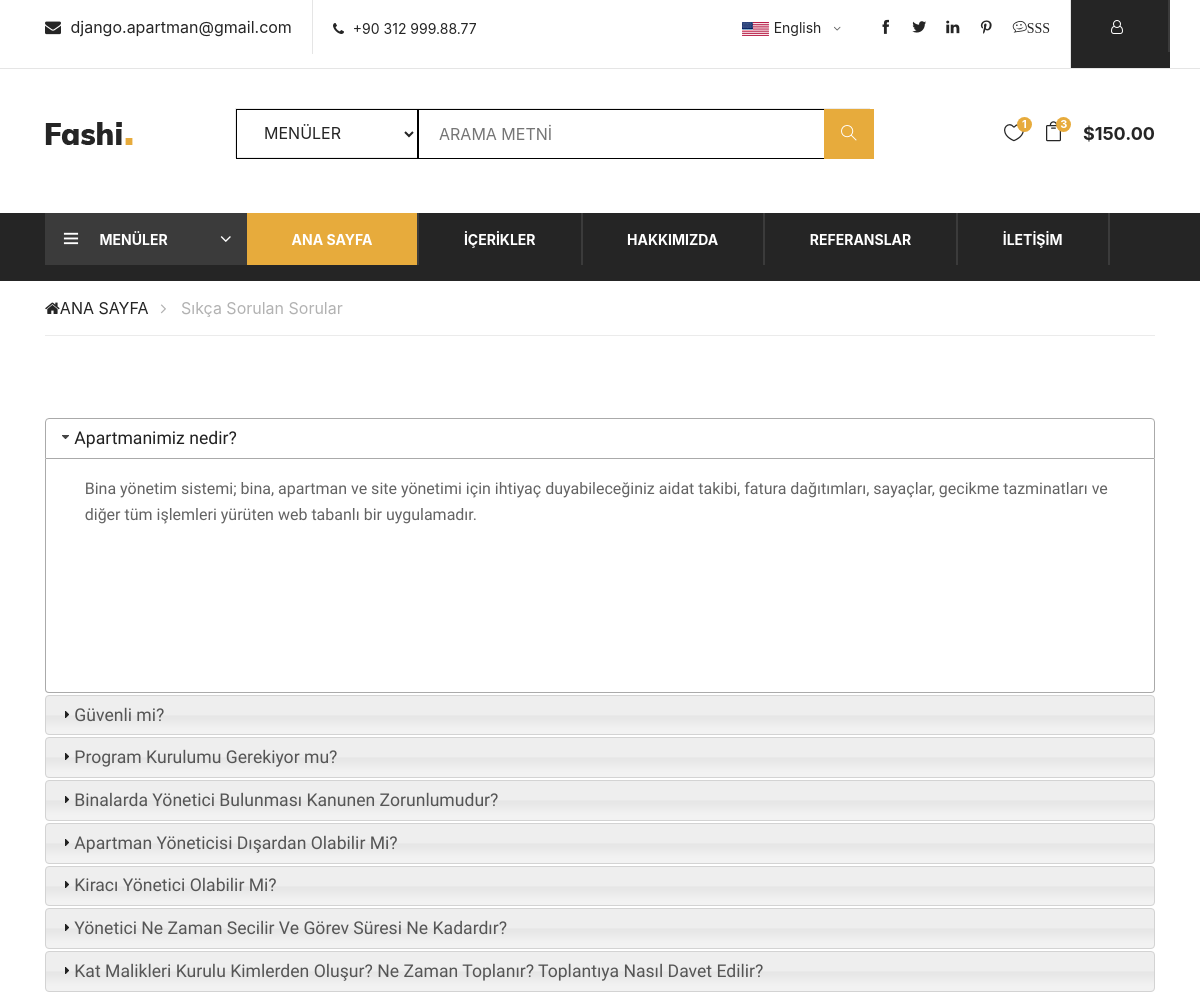
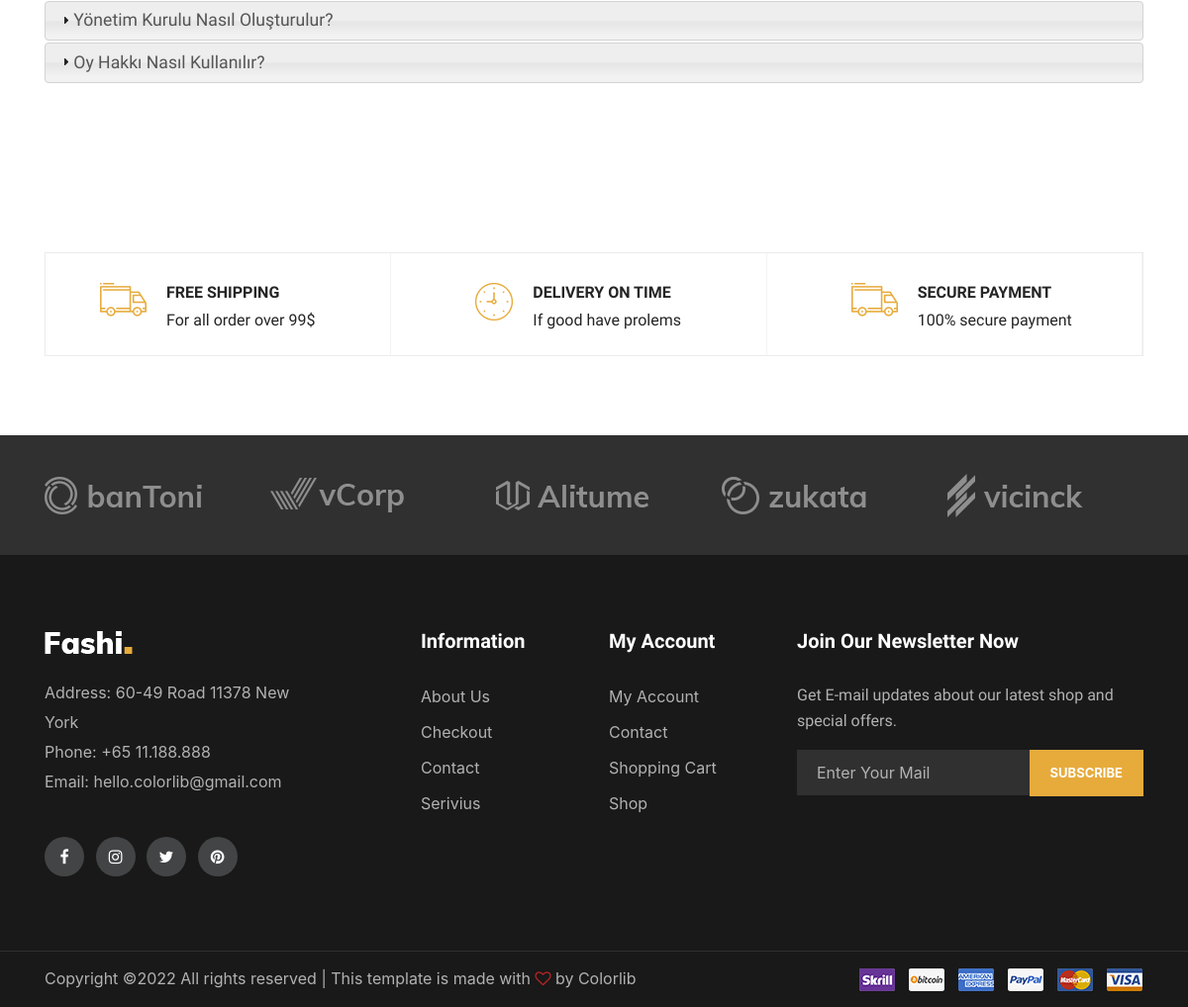
Screenshot of /sss/ with the database file from the repository (2 pictures, top to bottom).
### home/models.py (models this page shows, shortened)
class FAQ(models.Model):
    STATUS = (
        ('True', 'Evet'),
        ('False', 'Hayır')
    )
    ordernumber = models.IntegerField()
    question = models.CharField(max_length=150)
    answer = models.TextField()
    status = models.CharField(max_length=10, choices=STATUS)
    create_at = models.DateTimeField(auto_now_add=True)
    update_at = models.DateTimeField(auto_now_add=True)

### home/views.py (the view)
# urls.py: path('sss/', views.faq, name='faq'),
def faq(request):
    menu = Menu.objects.all()
    faq = FAQ.objects.all().order_by('ordernumber')
    context = {
        'menu': menu,
        'faq': faq
    }
    return render(request, "faq.html", context)

### home/templates/faq.html (shortened to what this page needs)
{% extends 'homebase.html' %}
{% block content %}
<div class="breacrumb-section">
    <div class="container">
        <div class="row">
            <div class="col-lg-12">
                <div class="breadcrumb-text">
                    <a href="/"><i class="fa fa-home"></i>ANA SAYFA</a>
                    <span>Sıkça Sorulan Sorular</span>
                </div>
            </div>
        </div>
    </div>
</div>
<div class="section">
    <div class="container">
        <div class="row">
            <div class="faq-section spad">
                <div class="container">
                    <div class="row">
                        <div class="col-lg-12">
                            <div class="faq-accordin">
                                <div id="accordion">
                                    {% for rs in faq %}
                                    <h3>{{rs.question}}</h3>
                                    <div>
                                        <p>
                                            {{rs.answer}}
                                        </p>
                                    </div>
                                    {% endfor %}
                                </div>
                            </div>
                        </div>
                    </div>
                </div>
            </div>
        </div>
    </div>
</div>
{% endblock %}

### home/static/css/style.css (style rules this page uses)
html, body { height: 100%; font-family: "Muli", sans-serif; -webkit-font-smoothing: antialiased; font-smoothing: antialiased; }
h1, h2, h3, h4, h5, h6 { margin: 0; color: #111111; font-weight: 400; font-family: "Muli", sans-serif; }
h3 { font-size: 30px; }
p { font-size: 16px; font-family: "Muli", sans-serif; color: #636363; font-weight: 400; line-height: 26px; margin: 0 0 15px 0; }
.spad { padding-top: 100px; padding-bottom: 100px; }
.breadcrumb-text { border-bottom: 1px solid #ebebeb; padding: 15px 0; }
.breadcrumb-text a { display: inline-block; font-size: 16px; color: #252525; margin-right: 28px; position: relative; }
.breadcrumb-text a:after { position: absolute; right: -18px; top: 0px; content: ""; font-family: "FontAwesome"; font-size: 16px; color: #b2b2b2; }
.breadcrumb-text span { display: inline-block; color: #b2b2b2; }
.faq-section { padding-top: 80px; padding-bottom: 54px; }
@media only screen and (min-width: 1200px) { .container { max-width: 1170px; } }

### rows the page displays
FAQ: question "Apartmanimiz nedir?", answer "Bina yönetim sistemi; bina, apartman ve site yönetimi için ihtiyaç duyabileceğiniz aidat takibi, fatura dağıtımları, sayaçlar, gecikme tazminatları ve diğer tüm işlemleri yürüten web tabanlı bir uygulamadır."
FAQ: question "Güvenli mi?"
FAQ: question "Program Kurulumu Gerekiyor mu?"
FAQ: question "Binalarda Yönetici Bulunması Kanunen Zorunlumudur?"
FAQ: question "Apartman Yöneticisi Dışardan Olabilir Mi?"
FAQ: question "Kiracı Yönetici Olabilir Mi?"
FAQ: question "Yönetici Ne Zaman Secilir Ve Görev Süresi Ne Kadardır?"
FAQ: question "Kat Malikleri Kurulu Kimlerden Oluşur? Ne Zaman Toplanır? Toplantıya Nasıl Davet Edilir?"
FAQ: question "Yönetim Kurulu Nasıl Oluşturulur?"
FAQ: question "Oy Hakkı Nasıl Kullanılır?"
